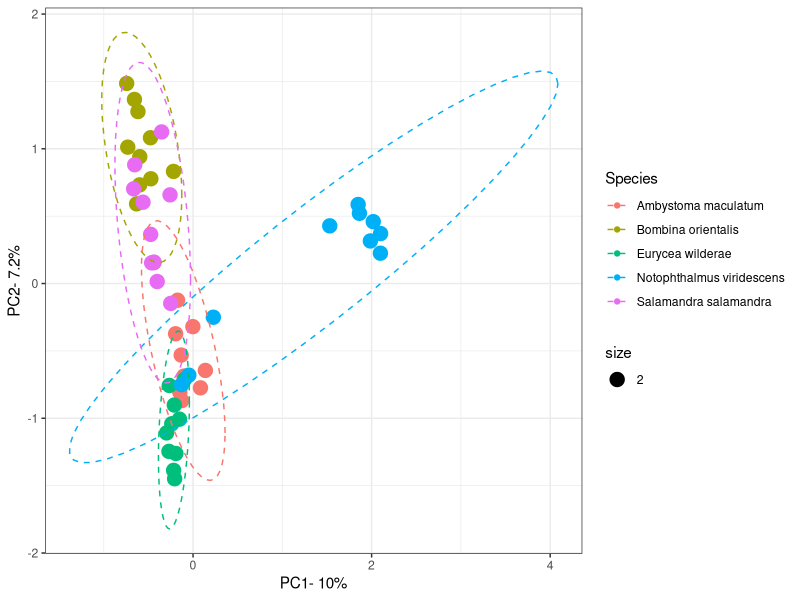
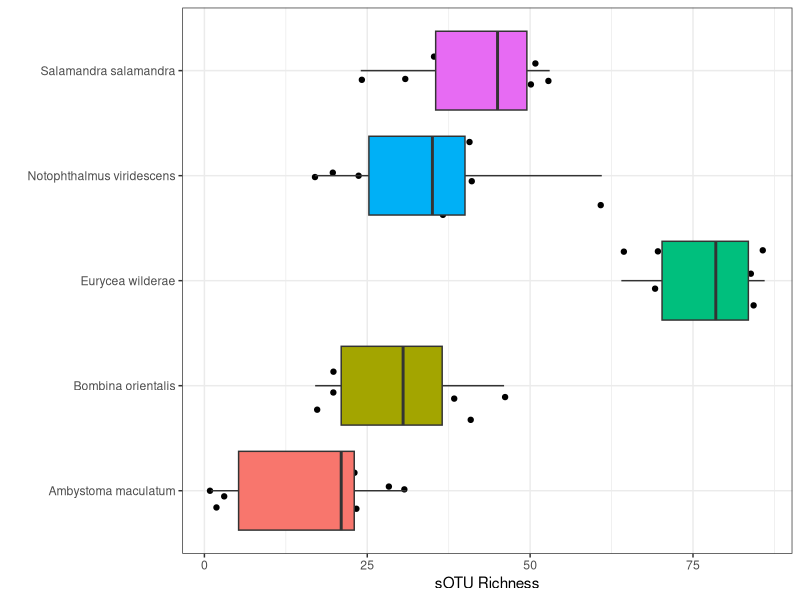
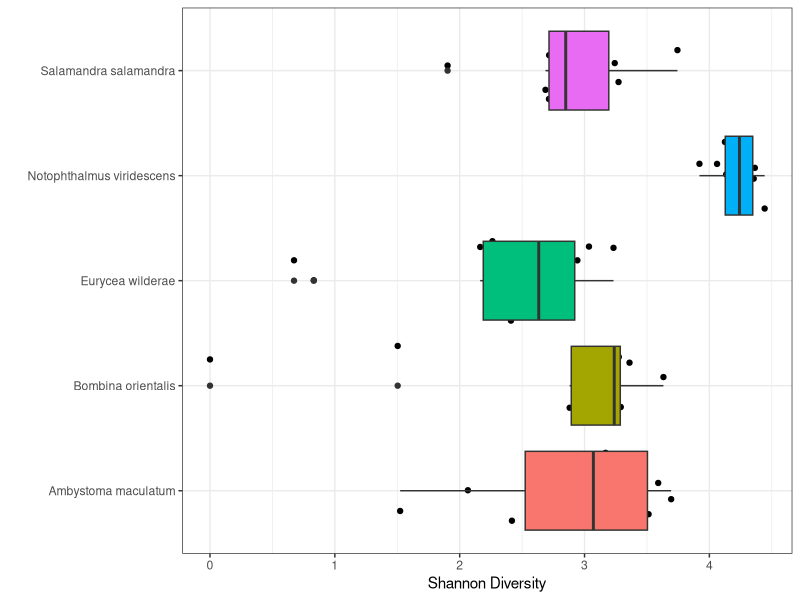

Reproduce these figures in R, in order.
#' ----------------------------------------------
#' 
#' Andrew Miller-Klugman
#' Lab animal Microbiome Analysis 
#' 
#' ----------------------------------------------

library(vegan)
library(ggplot2)
library(tidyr)
library(dplyr)
library(tidyverse)
set.seed(1234)

# load in the asv table from the cluster analysis 
asv_table1 <- read.delim("Lab_animal_data/data/asv_table.txt", header=T)
meta1<-read.delim("Lab_animal_data/data/endospore_map.txt", header=T)
meta2<-read.delim("Lab_animal_data/data/endospore_map_run2.txt", header=T)
meta3<-read.delim("Lab_animal_data/data/endospore_map_run3.txt", header=T)
asv_table2 <- read.delim("Lab_animal_data/data/asv_table2.txt", header=T)
asv_table3 <- read.delim("Lab_animal_data/data/asv_table3.txt", header=T)

# function used to Merge all asv tables together 
MyMerge <- function(x, y){
  df <- merge(x, y, by= "X.OTU.ID", all.x= TRUE, all.y= TRUE)
  return(df)
}
asv_table <- Reduce(MyMerge, list(asv_table1, asv_table2, asv_table3))

# fix formatting of asv table
asv_table <- column_to_rownames(asv_table, var ="X.OTU.ID")
asv_table <- replace(asv_table, is.na(asv_table), 0)

# merge all metadata together
meta <- bind_rows(meta1, meta2, meta3) |>
  distinct()


#look at sequencing depth
colSums(asv_table)

#rarefy data 
nut_rare<-rrarefy(t(asv_table), sample=107)
# loss of 3 samples 

#calculate PCoA based on BC similarity
ko_pcoa<-capscale(nut_rare  ~ 1, distance='bray')

#pull out x/y coordinates
ko.scores<-scores(ko_pcoa)

#grab only sample coordinates, write to data frame
ko.coords<-as.data.frame(ko.scores$sites)

#create sample names as a column
ko.coords$SampleID<-row.names(ko.coords)

#map back meta data
ko.coords<-merge(ko.coords, meta, by.x='SampleID', by.y='SampleID')

#calculate percent variation explained for first two axis
100*round(ko_pcoa$CA$eig[1]/sum(ko_pcoa$CA$eig), 3)
#10
100*round(ko_pcoa$CA$eig[2]/sum(ko_pcoa$CA$eig), 3)
#7.2

#plot PCoA
ggplot(ko.coords, aes(MDS1, MDS2, color=Species))+
  geom_point(aes(size=2))+
  #geom_text()+
  theme_bw()+
  guides(alpha = "none")+
  xlab("PC1- 10%")+
  ylab("PC2- 7.2%") +
  stat_ellipse(aes(group = Species), type = "norm", level = 0.95, linetype = "dashed")


#### OTU Richness ####

#CALCULATE RICHNESS & add metadata & statistics
larv.alph<-as.data.frame(specnumber(rrarefy(t(asv_table), sample=107)))
larv.alph$SampleID<-row.names(larv.alph)
larv.alph<-merge(larv.alph, meta, by='SampleID')
larv.alph$Richness<-as.numeric(larv.alph$`specnumber(rrarefy(t(asv_table), sample = 107))`)
t.test(larv.alph$Richness, larv.alph$Type2)
# t = 12.147, df = 49, p-value < 2.2e-16

larv.alpha2<-as.data.frame(vegan::diversity(rrarefy(t(asv_table), sample=107), index = 'shannon'))
names(larv.alpha2)<-"Shannon"
larv.alph<-cbind(larv.alph, larv.alpha2)

t.test(larv.alph$Shannon, larv.alph$Type2)
# t = 21.537, df = 49, p-value < 2.2e-16

#plot richness
ggplot(larv.alph, aes(Species, Richness, fill=Species))+
  geom_jitter()+
  geom_boxplot()+
  theme_bw()+
  xlab("")+
  theme(legend.position = "none")+
  coord_flip()+
  ylab("sOTU Richness")
  #scale_fill_manual(values = c('#f58231', '#4363d8'))

# plot Shannon Diversity
ggplot(larv.alph, aes(Species, Shannon, fill=Species))+
  geom_jitter()+
  geom_boxplot()+
  theme_bw()+
  theme(legend.position = "none")+
  xlab("")+
  coord_flip()+
  ylab("Shannon Diversity")
  #scale_fill_manual(values = c('#f58231', '#4363d8'))








